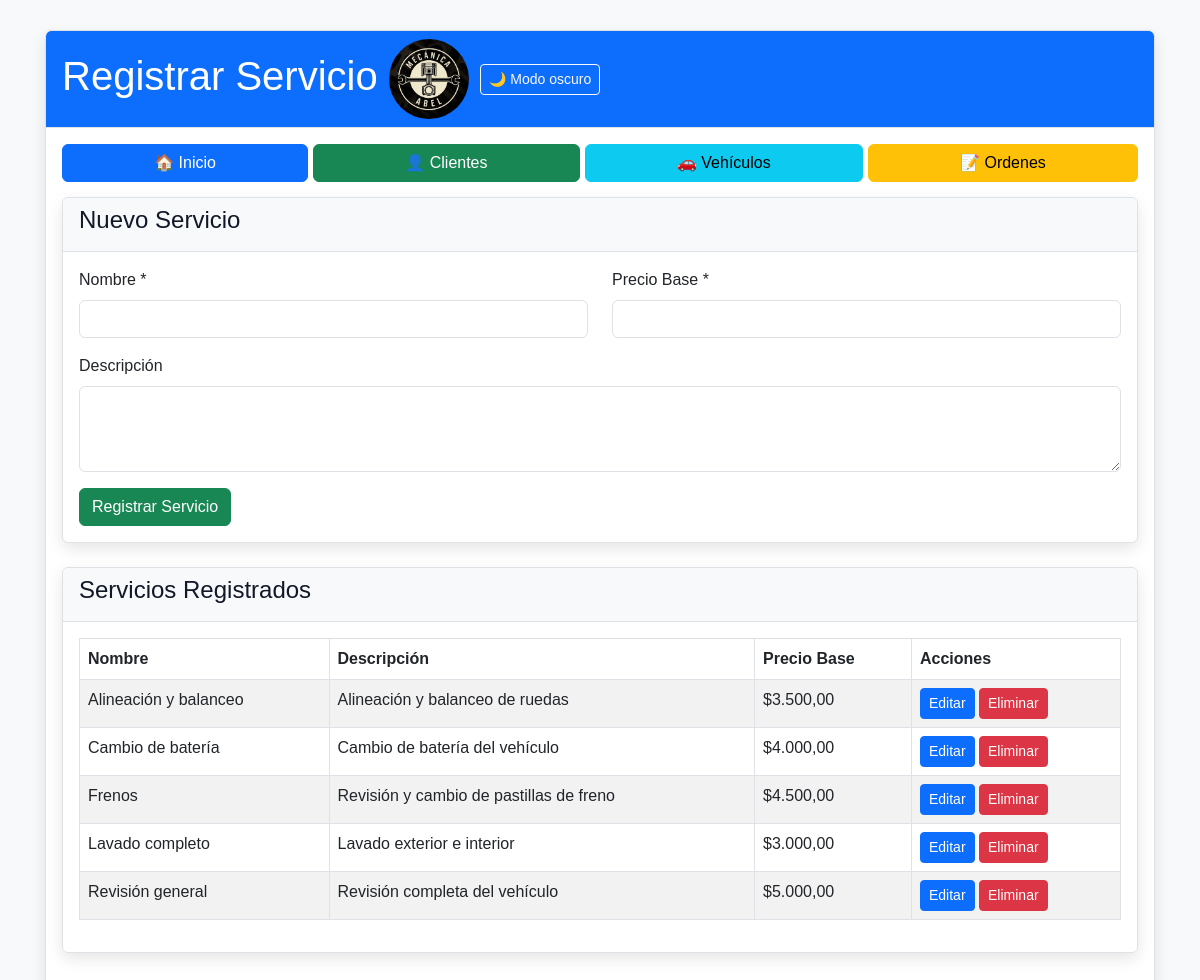
/views/registrar_servicio.php, run on an earlier commit of the app's database.
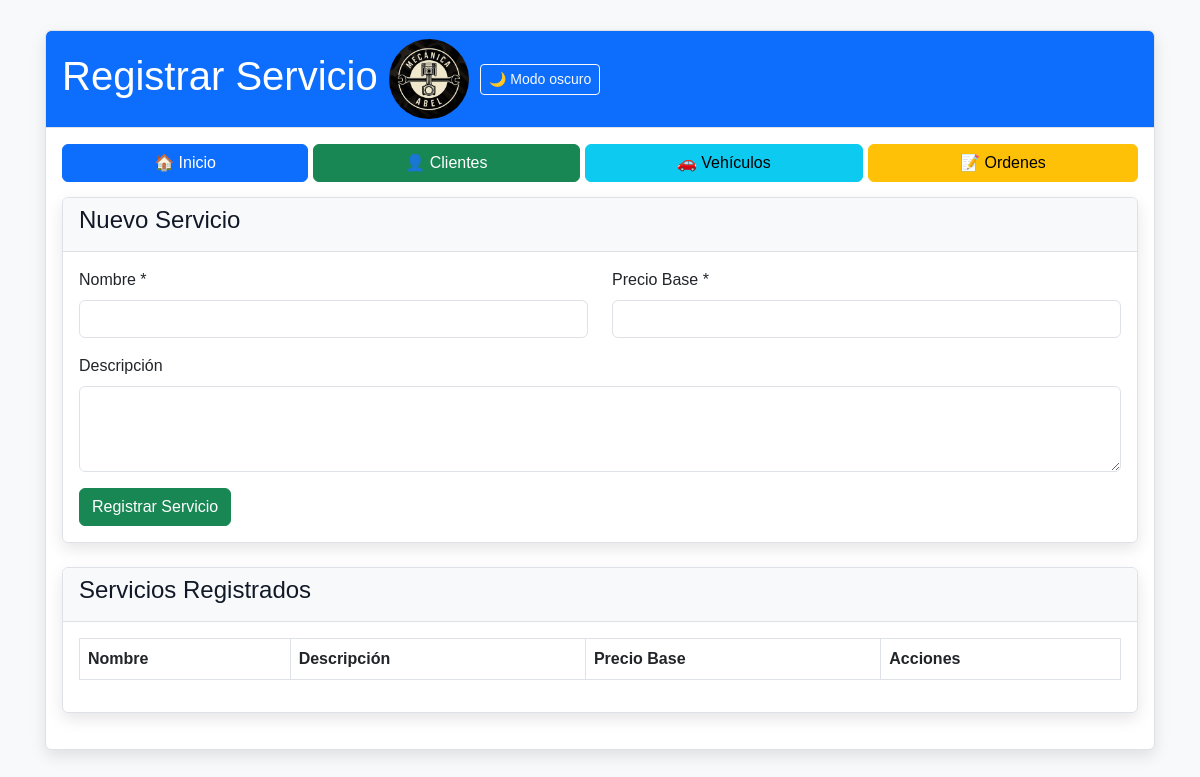
And on a later commit of the database.
### tables this page shows
CREATE TABLE `servicios` (
  `id` int(11) NOT NULL,
  `nombre` varchar(100) NOT NULL,
  `descripcion` text,
  `precio_base` decimal(10,2) DEFAULT NULL,
  `estado` enum('activo','inactivo') DEFAULT 'activo'
);

### public/clases/Servicios.php (called while the page is built, shortened)
<?php
class Servicios {
  public static function obtenerTodos($conn) {
    $sql = "SELECT * FROM servicios WHERE id != 1 ORDER BY nombre";
    return $conn->query($sql);
  }
}

### public/views/registrar_servicio.php (the view, shortened to what this page needs)
<?php
  require_once '../includes/config_database.php';
  require_once '../clases/Servicios.php';
  $serv = null;
?>
<!DOCTYPE html>
<html lang="es">
<head>
  <link href="https://cdn.jsdelivr.net/npm/bootstrap@5.3.0/dist/css/bootstrap.min.css" rel="stylesheet">
  <link rel="stylesheet" href="https://cdn.datatables.net/1.13.7/css/jquery.dataTables.min.css">
  <link rel="stylesheet" href="../assets/css/styles.css">
</head>
<body>
  <div class="container">
    <div class="card">
      <div class="card-header bg-primary text-white">
        <h1 class="mb-0">Registrar Servicio
          <img src="../assets/img/logo.png" alt="Logo" style="height:80px; width:80px; border-radius: 50%;">
          <button id="btnDarkMode"
                  class="btn btn-sm btn-outline-light"
                  type="button">
          </button>
        </h1>
      </div>
      <div class="card-body">
        <div class="btn-group w-100" role="group" style="gap: 5px;">
          <div class="dropdown flex-fill">
            <a href="#" class="btn btn-primary w-100">🏠 Inicio</a>
          </div>
          <div class="dropdown flex-fill">
            <a href="#" class="btn btn-success w-100">👤 Clientes</a>
          </div>
          <div class="dropdown flex-fill">
            <a href="#" class="btn btn-info w-100">🚗 Vehículos</a>
          </div>
          <div class="dropdown flex-fill">
            <a href="#" class="btn btn-warning w-100">📝 Ordenes</a>
          </div>
        </div>
        <div class="card mb-4">
          <div class="card-header bg-light">
            <h4><?php echo isset($serv) ? 'Editar Servicio' : 'Nuevo Servicio'; ?></h4>
          </div>
          <div class="card-body">
            <form action="../shields/procesar_servicio.php" method="POST" novalidate>
              <div class="row mb-3">
                <div class="col-md-6">
                  <label for="nombre" class="form-label">Nombre *</label>
                  <input type="text" class="form-control" id="nombre" name="nombre" required
                         value="<?php echo htmlspecialchars($serv['nombre'] ?? ''); ?>">
                </div>
                <div class="col-md-6">
                  <label for="precio_base" class="form-label">Precio Base *</label>
                  <input type="number" class="form-control" id="precio_base" name="precio_base" step="0.01" required
                         value="<?php echo htmlspecialchars($serv['precio_base'] ?? ''); ?>">
                </div>
              </div>
              <div class="mb-3">
                <label for="descripcion" class="form-label">Descripción</label>
                <textarea class="form-control" id="descripcion" name="descripcion" rows="3"><?php
                ?></textarea>
              </div>
              <button type="submit" class="btn btn-success">
                <?php echo isset($serv) ? 'Actualizar Servicio' : 'Registrar Servicio'; ?>
              </button>
            </form>
          </div>
        </div>
        <div class="card">
          <div class="card-header bg-light">
            <h4>Servicios Registrados</h4>
          </div>
          <div class="card-body">
            <table id="tabla_servicios" class="table table-striped table-bordered">
              <thead>
                <tr>
                  <th>Nombre</th>
                  <th>Descripción</th>
                  <th>Precio Base</th>
                  <th>Acciones</th>
                </tr>
              </thead>
              <tbody>
                <?php
                  $servicios = Servicios::obtenerTodos($conn);
                  while ($row = $servicios->fetch()) {
                ?>
                <tr>
                  <td><?php echo htmlspecialchars($row['nombre']); ?></td>
                  <td><?php echo htmlspecialchars($row['descripcion']); ?></td>
                  <td>$<?php echo number_format($row['precio_base'], 2, ',', '.'); ?></td>
                  <td>
                    <a href="registrar_servicio.php?id=<?php echo $row['id']; ?>" class="btn btn-sm btn-primary">Editar</a>
                    <button class="btn btn-sm btn-danger"
                            onclick="eliminarServicio(<?php echo $row['id']; ?>, '<?php echo $row['nombre']; ?>')">Eliminar</button>
                  </td>
                </tr>
                <?php } ?>
              </tbody>
            </table>
          </div>
        </div>
      </div>
    </div>
  </div>
</body>
</html>

### public/assets/css/styles.css (style rules this page uses)
:root { --bg-body: #f8f9fa; --bg-card: #ffffff; --text-main: #212529; --text-muted: #6c757d; --border-soft: #dee2e6; --shadow-soft: rgba(0, 0, 0, 0.1); --shadow-hover: rgba(0, 0, 0, 0.15); --dropdown-bg: #ffffff; --dropdown-border: rgba(0, 0, 0, 0.15); --dropdown-link-color: #333333; --dropdown-link-hover-bg: #f8f9fa; --dropdown-link-hover-color: #000000; --dt-bg-header: #f2f2f2; --dt-bg-row-even: #f9f9f9; --dt-bg-row-odd: #ffffff; --dt-border: #dee2e6; --dt-text-color: #333333; --dt-input-bg: #ffffff; --dt-input-border: #ced4da; --dt-input-color: #212529; --dt-pagination-link-bg: #ffffff; --dt-pagination-link-border: #dee2e6; --dt-pagination-link-color: #0d6efd; --dt-pagination-link-hover-bg: #e9ecef; --dt-pagination-link-active-bg: #0d6efd; --dt-pagination-link-active-color: #ffffff; }
body { background-color: var(--bg-body); color: var(--text-main); font-family: Arial, sans-serif; margin: 0; padding: 0; transition: background-color 0.3s ease, color 0.3s ease; }
.container { margin-top: 30px; padding: 0 15px; }
.card { background-color: var(--bg-card); color: var(--text-main); border-radius: 6px; box-shadow: 0 6px 16px var(--shadow-soft); margin-bottom: 20px; overflow: hidden; transition: transform 0.2s ease, box-shadow 0.2s ease, background-color 0.3s ease, color 0.3s ease, border-color 0.3s ease; border: 1px solid var(--border-soft); }
.dropdown { position: relative; display: inline-block; }
.btn-primary { --bs-btn-bg: #0d6efd; --bs-btn-border-color: #0d6efd; --bs-btn-color: #fff; }
.btn-success { --bs-btn-bg: #198754; --bs-btn-border-color: #198754; --bs-btn-color: #fff; }
.btn-info { --bs-btn-bg: #0dcaf0; --bs-btn-border-color: #0dcaf0; --bs-btn-color: #000; }
.btn-warning { --bs-btn-bg: #ffc107; --bs-btn-border-color: #ffc107; --bs-btn-color: #000; }
.card-header { background-color: var(--bg-card); color: var(--text-main); border-bottom: 1px solid var(--border-soft); transition: background-color 0.3s ease, color 0.3s ease, border-color 0.3s ease; }
.card-header.bg-light, .card-header.bg-white { color: #111827 !important; }
.btn-group { margin-bottom: 15px; }
.btn-primary.btn-sm { --bs-btn-bg: #0d6efd; --bs-btn-border-color: #0d6efd; }
.btn-danger.btn-sm { --bs-btn-bg: #dc3545; --bs-btn-border-color: #dc3545; }

What changed in the data, as far as the page shows it:
removed servicios: nombre "Alineación y balanceo", descripcion "Alineación y balanceo de ruedas", precio_base "3.500,00"
removed servicios: nombre "Cambio de batería", descripcion "Cambio de batería del vehículo", precio_base "4.000,00"
removed servicios: nombre "Frenos", descripcion "Revisión y cambio de pastillas de freno", precio_base "4.500,00"
removed servicios: nombre "Lavado completo", descripcion "Lavado exterior e interior", precio_base "3.000,00"
removed servicios: nombre "Revisión general", descripcion "Revisión completa del vehículo", precio_base "5.000,00"
